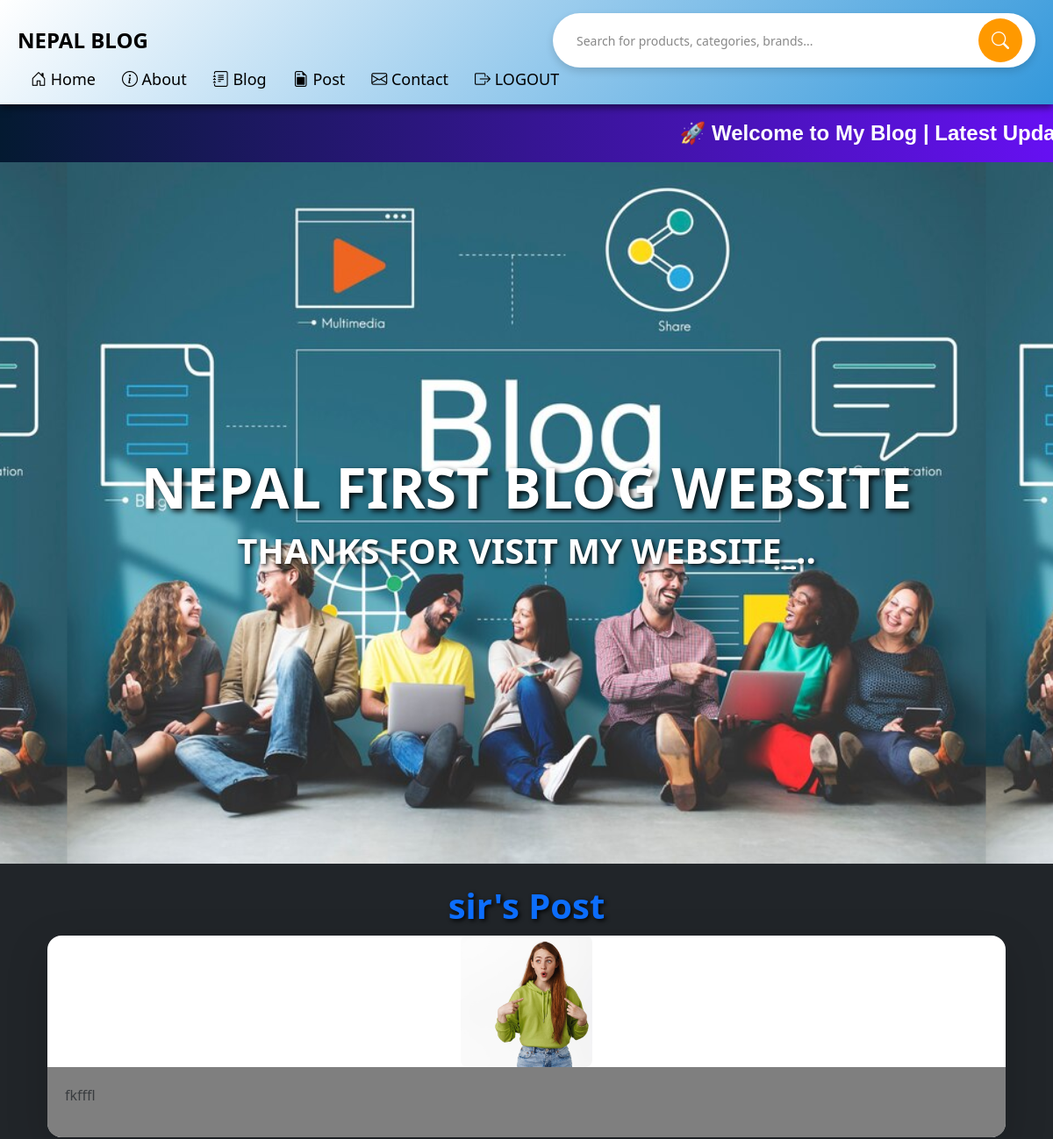
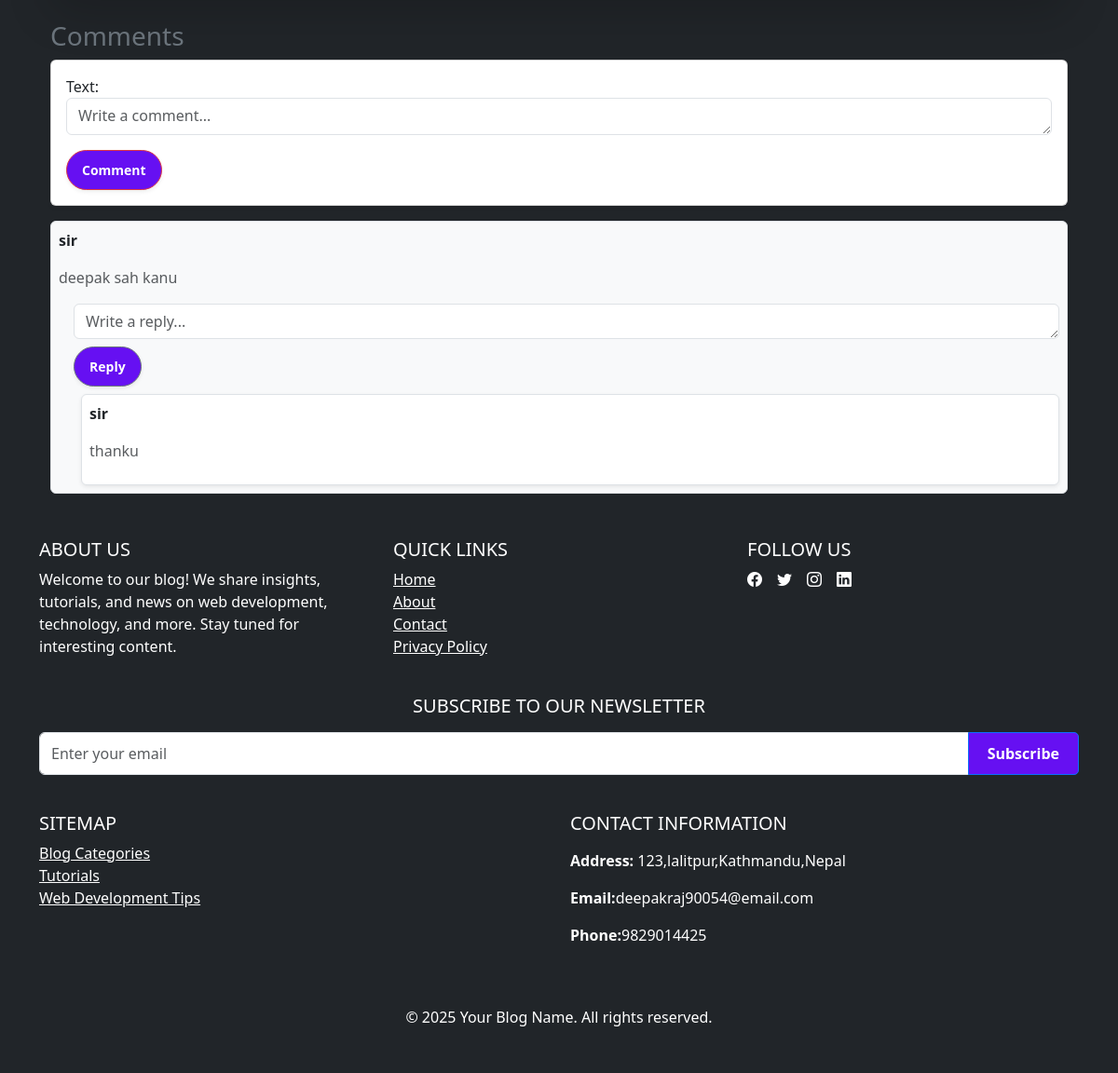
The page /curd/post/4/ on the database its author committed (2 pictures, top to bottom).
### curd/models.py (models this page shows, shortened)
class Post(models.Model):
    text = models.TextField()
    user = models.ForeignKey(User, on_delete=models.CASCADE)
    image = models.ImageField(upload_to='photo/', blank=True, null=True)  # ✅ Image field
    caption = models.TextField(max_length=500)
    created_at = models.DateTimeField(auto_now_add=True)  # Correctly defined
    updated_at = models.DateTimeField(auto_now=True)

class Comment(models.Model):
    post = models.ForeignKey(Post, on_delete=models.CASCADE, related_name='comments')
    user = models.ForeignKey(User, on_delete=models.CASCADE)
    text = models.TextField()
    created_at = models.DateTimeField(auto_now_add=True)

class Reply(models.Model):
    comment = models.ForeignKey(Comment, on_delete=models.CASCADE, related_name='replies')
    user = models.ForeignKey(User, on_delete=models.CASCADE)
    text = models.TextField()
    created_at = models.DateTimeField(auto_now_add=True)

### curd/views.py (the view)
# urls.py: path('post/<int:post_id>/', views.post_detail, name='post_detail'),
def post_detail(request, post_id):
    post = get_object_or_404(Post, id=post_id)
    comments = post.comments.all()
    comment_form = CommentForm()
    reply_form = ReplyForm()
    return render(request, 'post/post_detail.html', {
        'post': post,
        'comments': comments,
        'comment_form': comment_form,
        'reply_form': reply_form
    })

### curd/forms.py
class CommentForm(forms.ModelForm):
    class Meta:
        model = Comment
        fields = ['text']

class ReplyForm(forms.ModelForm):
    class Meta:
        model = Reply
        fields = ['text']

### template/post/post_detail.html (shortened to what this page needs)
{% extends 'base.html' %}
{% block content %}
<div class="container mt-4">
    <h2 class="text-primary">{{ post.user.username }}'s Post</h2>
    <div class="card shadow-lg border-0 rounded-4 overflow-hidden">
        {% if post.image %}
            <div class="text-center">
                <img src="{{ post.image.url }}" class="rounded-3" alt="Post Image"
                    style="height: 150px; width: 150px; object-fit: cover;">
            </div>
        {% endif %}
        <div class="card-body">
            <p class="text-muted fs-6">{{ post.caption }}</p>
        </div>
    </div>
    <h3 class="mt-4 text-secondary">Comments</h3>
    <div class="card p-3 shadow-sm">
        <form method="POST" action="{% url 'add_comment' post.id %}">
            <div class="mb-3">
                {{ comment_form.text.label_tag }}
                <textarea name="{{ comment_form.text.name }}" class="form-control"
                    style="height: 2.5rem; width: 100%;" placeholder="Write a comment..."></textarea>
            </div>
            <button type="submit" class="btn btn-danger btn-sm rounded-pill shadow-sm px-3">
                 Comment
            </button>
        </form>
    </div>
    {% for comment in comments %}
    <div class="mt-3 p-2 border rounded shadow-sm bg-light">
        <p class="fw-bold text-dark"> {{ comment.user.username }}</p>
        <p class="text-muted">{{ comment.text }}</p>
        <div class="ms-3">
            <form method="POST" action="{% url 'add_reply' comment.id %}">
                <div class="mb-2">
                    <textarea name="{{ reply_form.text.name }}" class="form-control"
                        style="height: 2rem; width: 100%;" placeholder="Write a reply..."></textarea>
                </div>
                <button type="submit" class="btn btn-secondary btn-sm rounded-pill shadow-sm px-3">
                     Reply
                </button>
            </form>
        </div>
        {% for reply in comment.replies.all %}
        <div class="mt-2 ms-4 p-2 border rounded bg-white shadow-sm">
            <p class="fw-bold text-dark"> {{ reply.user.username }}</p>
            <p class="text-muted">{{ reply.text }}</p>
        </div>
        {% endfor %}
    </div>
    {% endfor %}
</div>
{% endblock %}

### static/card.css (style rules this page uses)
.card-body { background-color: rgba(0, 0, 0, 0.5); color: white; padding: 20px; border-radius: 0 0 15px 15px; }
.btn { background-color: #6610f2; color: white; padding: 10px 20px; text-decoration: none; border-radius: 5px; display: inline-block; font-weight: bold; }

### static/background_img.css (style rules this page uses)
* { margin: 0; padding: 0; box-sizing: border-box; }
body, html { height: 100%; width: 100%; }
h1, h2 { color: white; text-align: center; margin: 10px 0; font-weight: bold; animation: dynamicText 2s infinite alternate; }
h2 { font-size: 2.5rem; text-shadow: 2px 2px 5px rgba(0, 0, 0, 0.884); }
body:not(.home-page) { background-image: none; }

### rows shown on the page
Post: user.username "sir", image (picture), caption "fkfffl"
Comment: user.username "sir", text "deepak sah kanu", text "Write a reply..."
Reply: user.username "sir", text "thanku"

### other values the page prints
{{ comment_form.text.label_tag }} "Text:"
